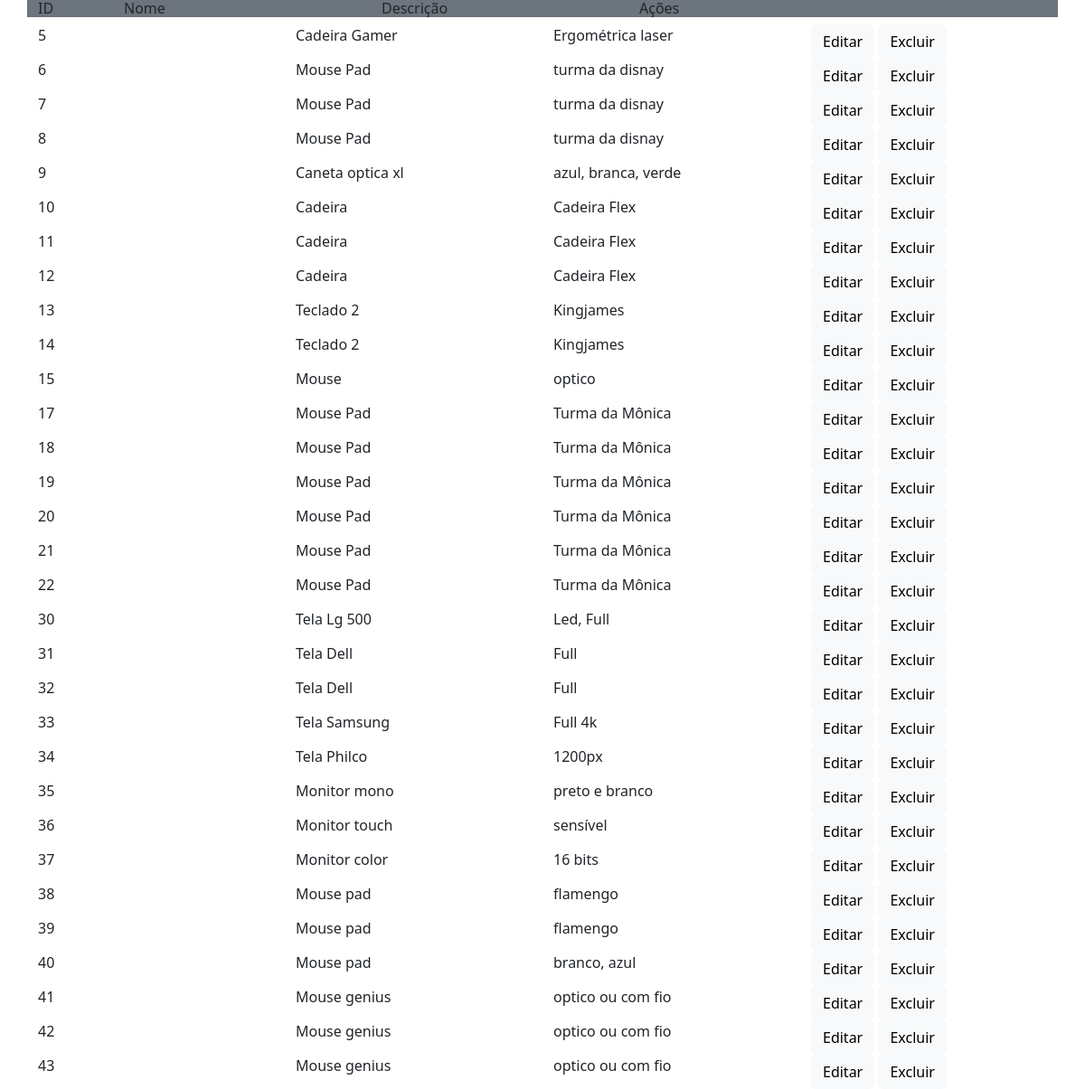
The app's page /pdo/App/Form/read_produto.php with its own data.
### tables this page shows
CREATE TABLE `produtos` (
  `id` int(11) NOT NULL,
  `nome` varchar(100) NOT NULL,
  `descricao` varchar(200) NOT NULL
);

### pdo/App/Model/conexao.php (called while the page is built, shortened)
<?php
class Conexao {
   private static $instance;
   public static function getConn(){
    try{
       if(!isset(self::$instance)):
            self::$instance = new \PDO( 'mysql:host=' . MYSQL_HOST . ';dbname=' . MYSQL_DB_NAME . ';charset=' . MYSQL_CHARSET, MYSQL_USER, MYSQL_PASSWORD );
       endif;
       return self::$instance;
    } catch(\PDOException $e){
        echo 'Erro: Não foi possível conectar' .$e->getMessage();
    }
}
}
?>

### pdo/App/Model/produtoDao.php (called while the page is built, shortened)
<?php
class ProdutoDao {
   public function read(){
        $sql = 'SELECT * FROM produtos';
        $stmt = Conexao::getConn()->prepare($sql);
        $stmt->execute();
        if($stmt->rowCount() > 0):
            $resultado = $stmt->fetchAll(\PDO::FETCH_ASSOC);
            return $resultado;
        else:
            return [];
        endif;
   }
}
?>

### pdo/App/Form/read_produto.php (the view, shortened to what this page needs)
<?php
    require_once '..\Model\conexao.php';
    require_once '..\Model\produtoDao.php';
    $produtoDao = new \App\Model\produtoDao();
    $produtoDao->read();
?>
<!DOCTYPE html>
<html lang="pt-br">
<head>
    <link href="https://cdn.jsdelivr.net/npm/bootstrap@5.3.0-alpha1/dist/css/bootstrap.min.css" rel="stylesheet">
</head>
<body>
 <div class="container">
    <div class="row h6 bg-secondary">
        <div class="col-1">ID</div>
        <div class="col-3">Nome</div>
        <div class="col-3">Descrição</div>
        <div class="col">Ações</div>
    </div>
    <?php
        foreach ($produtoDao->read() as $produto):
            echo ('<div class="row ">
                    <div class="col-3 col-sm-3 col-lg-3">'.$produto["id"].'</div>
                    <div class="col-3 col-sm-3 col-lg-3">'.$produto["nome"].'</div>
                    <div class="col-3 col-sm-3 col-lg-3">'.$produto["descricao"].'</div>
                    <div class="col">
                        <a href="update_produto.php?id='.$produto["id"].'"><button type="button" class="btn btn-light" title="Editar Produto">Editar</button></a>
                        <a href="delete_produto.php?id='.$produto["id"].'"><button type="button" class="btn btn-light" title="Excluir Produto">Excluir</button></a>
                    </div>
                   </div>'
                );
        endforeach;
    ?>
 </div>
</body>
</html>

### records on screen
produtos: id "5", nome "Cadeira Gamer", descricao "Ergométrica laser"
produtos: id "6", nome "Mouse Pad", descricao "turma da disnay"
produtos: id "7", nome "Mouse Pad", descricao "turma da disnay"
produtos: id "8", nome "Mouse Pad", descricao "turma da disnay"
produtos: id "9", nome "Caneta optica xl", descricao "azul, branca, verde"
produtos: id "10", nome "Cadeira", descricao "Cadeira Flex"
produtos: id "11", nome "Cadeira", descricao "Cadeira Flex"
produtos: id "12", nome "Cadeira", descricao "Cadeira Flex"
produtos: id "13", nome "Teclado 2", descricao "Kingjames"
produtos: id "14", nome "Teclado 2", descricao "Kingjames"
produtos: id "15", nome "Mouse", descricao "optico"
produtos: id "17", nome "Mouse Pad", descricao "Turma da Mônica"
produtos: id "18", nome "Mouse Pad", descricao "Turma da Mônica"
produtos: id "19", nome "Mouse Pad", descricao "Turma da Mônica"
produtos: id "20", nome "Mouse Pad", descricao "Turma da Mônica"
produtos: id "21", nome "Mouse Pad", descricao "Turma da Mônica"
produtos: id "22", nome "Mouse Pad", descricao "Turma da Mônica"
produtos: id "30", nome "Tela Lg 500", descricao "Led, Full"
produtos: id "31", nome "Tela Dell", descricao "Full"
produtos: id "32", nome "Tela Dell", descricao "Full"
produtos: id "33", nome "Tela Samsung", descricao "Full 4k"
produtos: id "34", nome "Tela Philco", descricao "1200px"
produtos: id "35", nome "Monitor mono", descricao "preto e branco"
produtos: id "36", nome "Monitor touch", descricao "sensível"
produtos: id "37", nome "Monitor color", descricao "16 bits"
produtos: id "38", nome "Mouse pad", descricao "flamengo"
produtos: id "39", nome "Mouse pad", descricao "flamengo"
produtos: id "40", nome "Mouse pad", descricao "branco, azul"
produtos: id "41", nome "Mouse genius", descricao "optico ou com fio"
produtos: id "42", nome "Mouse genius", descricao "optico ou com fio"
produtos: id "43", nome "Mouse genius", descricao "optico ou com fio"
